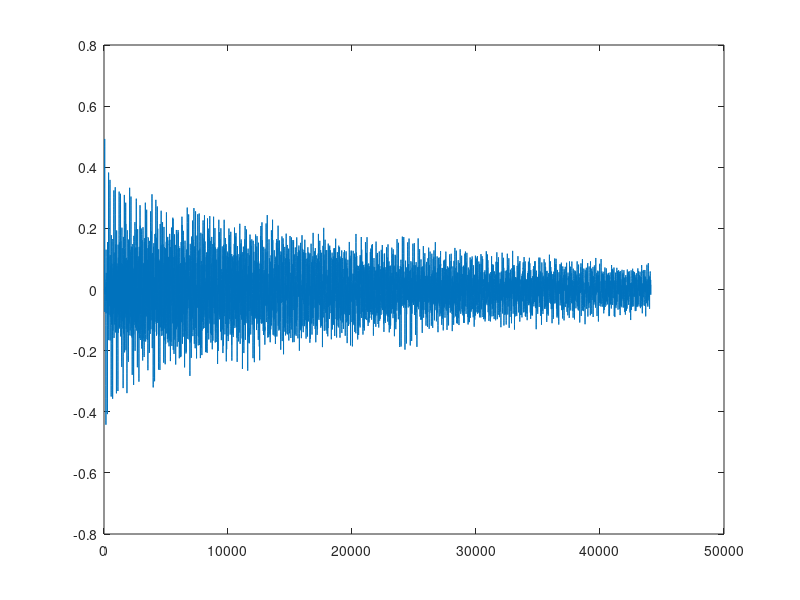

Write the MATLAB code that produced this figure.
clear all;
close all;
clc

fs = 44100;
f0 = 100;               % fundamental freq
B = 0.0001;              % inharmonicity parameter (>0)x`
k = 1/fs;
T0 = 60;                % applied string tension
rho = 7700;             % material density
Area = 2.02682992e-7;   % string cross sectional area
c = sqrt(T0/(rho*Area));
h = c*k;                % calculate grid spacing
L = 1;                  % scaling lenght
gamma = 2*f0;           % scaling
durration = 1;          % synthesised sound lenght in s
dur = fs*durration;
theta = 0.575;            % free parameter for the implicit scheme
loss = [100, 10; 1000, 8]; % loss [freq.(Hz), T60(s), freq.(Hz), T60(s)]
%% 
kappa=sqrt(B)*(gamma/pi);

% set scheme for loss parameters 
% zeta0,1  pg.189 Practical setting for decay times
% sigma0,1 pg.189 eq.7.29

zeta1 = (-gamma^2+sqrt(gamma^4+4*kappa^2*(2*pi*loss(1,1))^2))/(2*kappa^2);
zeta2 = (-gamma^2+sqrt(gamma^4+4*kappa^2*(2*pi*loss(2,1))^2))/(2*kappa^2);
sigma0 = 6*log(10)*(-zeta2/loss(1,2)+zeta1/loss(2,2))/(zeta1-zeta2);
sigma1 = 6*log(10)*(1/loss(1,2)-1/loss(2,2))/(zeta1-zeta2);

h = sqrt((gamma^2 * k^2 + sqrt(gamma^4 * k^4 + 16*kappa^2 * k^2 * (2*theta-1)))/(2*(2*theta - 1))); %eq.7.26 pg.188

%h = sqrt(2*kappa*k);
N = floor(1/h);
h = 1/N;

% intialise states of the system

uNext = zeros(N,1);
u = zeros(N,1);
width = floor(N/10);
excitationRange = 1:width;
u(excitationRange + floor(N/5)) = hann(width);
uPrev = u;
plot(u)

% initialise output
out = zeros(dur,1);
outPos = floor(N/2);

l = 3:N-2;
%% loopty loop 
for n = 1:dur
    uNext(l) = (1/(sigma0*k + 1)) * (((gamma^2 * (u(l+1) - 2*u(l) + u(l-1))/h^2) - ...
        (kappa^2 * (u(l+2) - 4*u(l+1) + 6*u(l) - 4*u(l-1) + u(l-2))/h^4) + ...
        (2*sigma1 * (u(l+1) - 2*u(l) + u(l-1) - uPrev(l+1) + 2*uPrev(l) - uPrev(l-1))/k*h^2))*k^2 + ...
        sigma0*k*uPrev(l) + 2*u(l) - uPrev(l)); % eq. 7.30(a) pg.190 
    out(n) = uNext(outPos);
%     plot(uNext);
%     ylim([-1,1]);
%     drawnow;
    
    uPrev  = u;
    u = uNext;
end
plot(out)